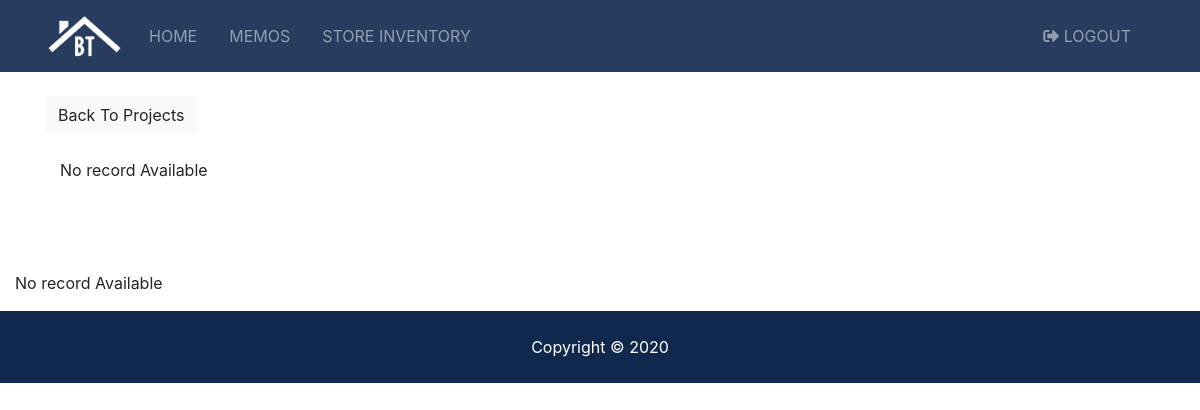
The app's page /project x (signed in), older data.
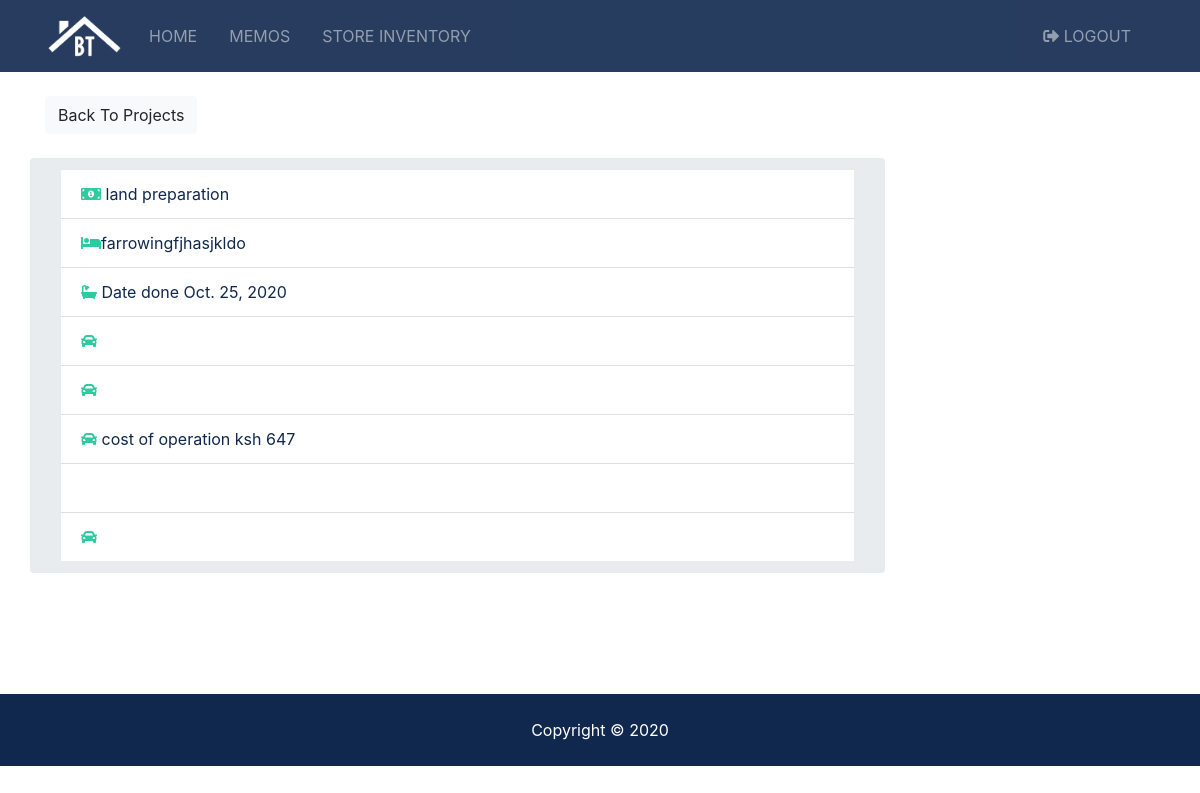
The same page, newer data.
### main/models.py (models this page shows, shortened)
class ListingRecord(models.Model):
    title =  models.ForeignKey(Listing,on_delete=models.CASCADE,related_name="record")
    category = models.CharField(max_length=50)
    name = models.CharField(max_length=50)
    date = models.DateField()
    activities = models.TextField(blank=True)
    method = models.TextField(blank=True)
    cost = models.IntegerField()
    photo = models.ImageField(upload_to='photos/%Y/%m/%d/')
    slug = models.SlugField(max_length=48)
    objects = ProductTagManager()

### main/views.py (the view)
# urls.py: path('<str:listing_id>', views.listing, name ='listing'),
def listing(request,listing_id):
  print(listing_id)
  current_user = request.user
  print(current_user)
  disp = Labourer.objects.filter(projects__name=listing_id,user=current_user)
  if disp:
    print("...................")
  listing = ListingRecord.objects.filter(title__name=listing_id)
  return render(request, 'listings/listing.html',  {'listing': listing,'disp':disp})

### templates/listings/listing.html (shortened to what the changed rows need)
{% extends 'base.html' %}
{% load humanize %}
{% block content %}
  <section id="listing" class="py-4">
    <div class="container">
      <div class="row">
        <div class="col-md-9">
          {% if listing %}
          {% for record in listing %}
          <div class="row mb-5 fields breadcrumb">
            <div class="col-md-12">
              <ul class="list-group list-group-flush">
                <li class="list-group-item text-secondary">
                  <i class="fas fa-money-bill-alt"></i> <a href="#"> {{ record.category }}</a>
                </li>
                <li class="list-group-item text-secondary">
                  <i class="fas fa-bed"></i><a href="">{{record.name}}</a>
                </li>
                <li class="list-group-item text-secondary">
                  <i class="fas fa-bath"></i> <a href="">Date done {{record.date}}</a>
                </li>
                <li class="list-group-item text-secondary">
                  <i class="fas fa-car"></i> <a href="">{{record.activities }}</a>
                </li>
                <li class="list-group-item text-secondary">
                  <i class="fas fa-car"></i> <a href="">{{record.method}}</a>
                </li>
                <li class="list-group-item text-secondary">
                  <i class="fas fa-car"></i> <a href="">cost of operation ksh {{record.cost}}</a>
                </li>
                <li class="list-group-item text-secondary">
                </li>
                <li class="list-group-item text-secondary">
                  <i class="fas fa-car"></i> <a href="">{{record.havest}}</a>
                </li>
              </ul>
            </div>
          </div>
          {% endfor %}
        {% else %}
        <div class="col-md-12">
          <p>No record Available</p>
        </div>
        {% endif%}
        </div>
      </div>
    </div>
  </section>
  {% if listing %}
  {% for record in listing %}
<div class="modal fade" id="inquiryModal" role="dialog">
  <div class="modal-dialog">
    <div class="modal-content">
      <div class="modal-header">
        <h5 class="modal-title" id="inquiryModalLabel">Edit this record</h5>
        <button type="button" class="close" data-dismiss="modal">
          <span>&times;</span>
        </button>
      </div>
      <div class="modal-body">
        <form action="{% url 'update' record.id %}" method="POST">
          {% csrf_token %}
          {% if user.is_authenticated %}
            <input type="hidden" name="user_id" value="{{ user.id }}">
          {% else %}
            <input type="hidden" name="user_id" value="0">
          {% endif %}
          <input type="hidden" name="realtor_email" value="{{ listing.realtor.email }}">
          <input type="hidden" name="listing_id" value="{{ listing.id }}">
          <div class="form-group">
            <label for="property_name" class="col-form-label">Cartegory:</label>
            <input type="text" name="category" class="form-control" value="{{ record.category }}">
          </div>
          <div class="form-group">
            <label for="name" class="col-form-label">Name:</label>
            <input type="text" name="name" class="form-control"  value=" {{ record.name}}">
          </div>
          <div class="form-group">
            <label for="email" class="col-form-label">Date done</label>
            <input type="date" name="date" class="form-control"  value=" {{record.date}}" >
          </div>
          <div class="form-group">
            <label for="phone" class="col-form-label">Activities</label>
            <textarea name="activities" class="form-control" value="{{rrecord.activities}}"></textarea>
          </div>
          <div class="form-group">
            <label for="message" class="col-form-label">Method</label>
            <textarea name="method" class="form-control" value="{{record.method}}"></textarea>
          </div>
          <div class="form-group">
            <label for="message" class="col-form-label">Cost incured</label>
            <input type="text" name="cost" class="form-control" value="{{record.cost}}">
          </div>
          <div class="form-group">
            <label for="message" class="col-form-label">photo</label>
            <input type="text" name="photo" class="form-control" value="{{record.photo}}">
          </div>
          <div class="form-group">
            <label for="phone" class="col-form-label">Activities</label>
            <input type="text" name="harvest" class="form-control" value="{{record.havest}}">
          </div>
          <hr>
          <input type="submit" value="Send" class="btn btn-block btn-secondary">
        </form>
      </div>
    </div>
  </div>
</div>
  {% endfor %}
        {% else %}
        <div class="col-md-12">
          <p>No record Available</p>
        </div>
        {% endif%}
{% endblock %}

Row changes from the older to the newer data that the page shows:
now on this page (row edited): ListingRecord: category "land preparation", name "farrowingfjhasjkldo", date "Oct. 25, 2020", cost "647"
Text that changed along with them:
text no longer shown: "No record Available No record Available"
